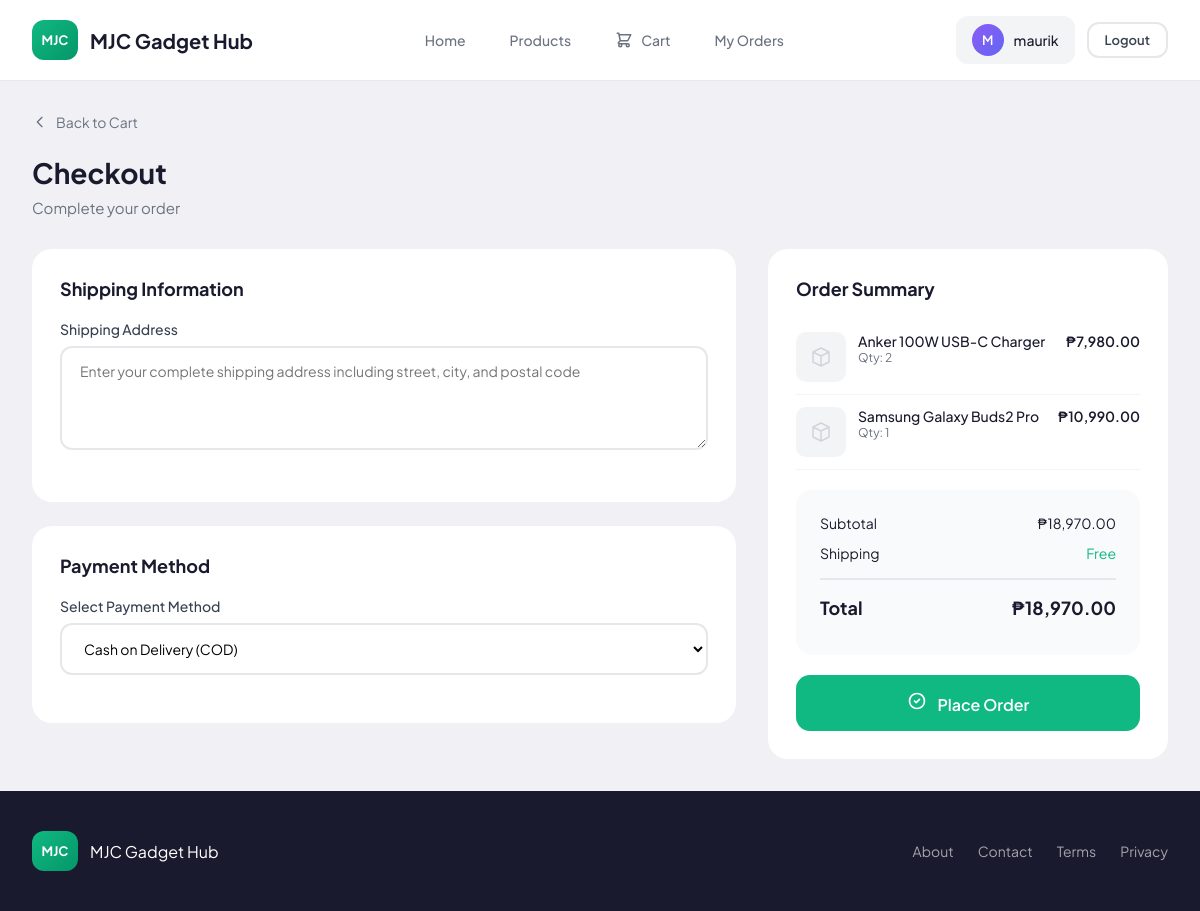
The page /checkout (signed in) on the database its author committed.
### app/models.py (models this page shows, shortened)
class User(UserMixin, db.Model):
    __tablename__ = 'user'
    id = db.Column(db.Integer, primary_key=True)
    email = db.Column(db.String(120), unique=True, nullable=False, index=True)
    username = db.Column(db.String(80), unique=True, nullable=False, index=True)
    password_hash = db.Column(db.String(256), nullable=False)
    is_admin = db.Column(db.Boolean, default=False, nullable=False)
    is_active_account = db.Column(db.Boolean, default=True, nullable=False)
    created_at = db.Column(db.DateTime, default=datetime.utcnow, nullable=False)
    orders = db.relationship('Order', backref='customer', lazy='dynamic', cascade='all, delete-orphan')

class CartItem(db.Model):
    __tablename__ = 'cart_item'
    id = db.Column(db.Integer, primary_key=True)
    user_id = db.Column(db.Integer, db.ForeignKey('user.id', ondelete='CASCADE'), nullable=False, index=True)
    product_id = db.Column(db.Integer, db.ForeignKey('product.id', ondelete='CASCADE'), nullable=False)
    quantity = db.Column(db.Integer, default=1, nullable=False)
    user = db.relationship('User', backref='cart_items')
    product = db.relationship('Product')
    __table_args__ = (db.UniqueConstraint('user_id', 'product_id', name='unique_user_product'),)

class Product(db.Model):
    __tablename__ = 'product'
    id = db.Column(db.Integer, primary_key=True)
    name = db.Column(db.String(200), nullable=False, index=True)
    description = db.Column(db.Text)
    price = db.Column(db.Float, nullable=False)
    stock = db.Column(db.Integer, default=0, nullable=False)
    image = db.Column(db.String(255))
    category_id = db.Column(db.Integer, db.ForeignKey('category.id', ondelete='SET NULL'))
    is_active = db.Column(db.Boolean, default=True, nullable=False)
    created_at = db.Column(db.DateTime, default=datetime.utcnow, nullable=False)
    updated_at = db.Column(db.DateTime, default=datetime.utcnow, onupdate=datetime.utcnow, nullable=False)

### app/routes/customer.py (the view, shortened to what this page needs)
@bp.route('/checkout', methods=['GET', 'POST'])
@login_required
def checkout():
    cart_items = CartItem.query.filter_by(user_id=current_user.id).all()
    if not cart_items:
        flash('Your cart is empty. Add items before checkout.', 'error')
        return redirect(url_for('customer.cart'))
    total = 0
    valid_items = []
    for item in cart_items:
        if not item.product:
            db.session.delete(item)
            continue
        if not item.product.is_active:
            flash(f'{item.product.name} is no longer available', 'error')
            db.session.delete(item)
            continue
        if item.quantity > item.product.stock:
            flash(f'Not enough stock for {item.product.name}. Available: {item.product.stock}', 'error')
            return redirect(url_for('customer.cart'))
        total += item.product.price * item.quantity
        valid_items.append(item)
    if not valid_items:
        db.session.commit()
        flash('No valid items in cart', 'error')
        return redirect(url_for('customer.cart'))
    return render_template('customer/checkout.html', cart_items=valid_items, total=total)

### app/models.py (called while the page is built)
@login_manager.user_loader
def load_user(id):
    return User.query.get(int(id))

### app/templates/customer/checkout.html (shortened to what this page needs)
{% extends "customer/base.html" %}
{% block content %}
<a href="{{ url_for('customer.cart') }}" class="back-link">
    <svg xmlns="http://www.w3.org/2000/svg" fill="none" viewBox="0 0 24 24" stroke="currentColor">
        <path stroke-linecap="round" stroke-linejoin="round" stroke-width="2" d="M15 19l-7-7 7-7" />
    </svg>
    Back to Cart
</a>
<div class="page-header">
    <h1 class="page-title">Checkout</h1>
    <p class="page-subtitle">Complete your order</p>
</div>
<form method="POST" enctype="multipart/form-data">
    <div style="display:grid;grid-template-columns:1fr 400px;gap:32px;">
        <div>
            <div class="form-section">
                <h3 class="form-section-title">Shipping Information</h3>
                <div class="form-group">
                    <label class="form-label">Shipping Address</label>
                    <textarea name="shipping_address" class="form-textarea" rows="4" required placeholder="Enter your complete shipping address including street, city, and postal code"></textarea>
                </div>
            </div>
            <div class="form-section">
                <h3 class="form-section-title">Payment Method</h3>
                <div class="form-group">
                    <label class="form-label">Select Payment Method</label>
                    <select name="payment_method" id="payment_method" class="form-select" onchange="togglePaymentProof()">
                        <option value="COD">Cash on Delivery (COD)</option>
                    </select>
                </div>
            </div>
        </div>
        <div>
            <div class="cart-section" style="position:sticky;top:100px;">
                <h3 style="font-size:18px;font-weight:700;margin-bottom:20px;">Order Summary</h3>
                <div class="cart-items" style="margin-bottom:20px;">
                    {% for item in cart_items %}
                    <div style="display:flex;gap:12px;padding:12px 0;border-bottom:1px solid #f3f4f6;">
                        <div style="width:50px;height:50px;background:#f3f4f6;border-radius:10px;display:flex;align-items:center;justify-content:center;overflow:hidden;">
                            {% if item.product.image %}
                            <img src="{{ url_for('static', filename='uploads/' + item.product.image) }}" alt="{{ item.product.name }}" style="width:100%;height:100%;object-fit:cover;">
                            {% else %}
                            <svg xmlns="http://www.w3.org/2000/svg" fill="none" viewBox="0 0 24 24" stroke="#d1d5db" width="24" height="24">
                                <path stroke-linecap="round" stroke-linejoin="round" stroke-width="1.5" d="M20 7l-8-4-8 4m16 0l-8 4m8-4v10l-8 4m0-10L4 7m8 4v10M4 7v10l8 4" />
                            </svg>
                            {% endif %}
                        </div>
                        <div style="flex:1;">
                            <div style="font-size:14px;font-weight:500;">{{ item.product.name }}</div>
                            <div style="font-size:12px;color:#6b7280;">Qty: {{ item.quantity }}</div>
                        </div>
                        <div style="font-size:14px;font-weight:600;">₱{{ "{:,.2f}".format(item.product.price * item.quantity) }}</div>
                    </div>
                    {% endfor %}
                </div>
                <div class="cart-summary">
                    <div class="cart-summary-row">
                        <span>Subtotal</span>
                        <span>₱{{ "{:,.2f}".format(total) }}</span>
                    </div>
                    <div class="cart-summary-row">
                        <span>Shipping</span>
                        <span style="color:#10b981;">Free</span>
                    </div>
                    <div class="cart-summary-row total">
                        <span>Total</span>
                        <span>₱{{ "{:,.2f}".format(total) }}</span>
                    </div>
                </div>
                <button type="submit" class="checkout-btn">
                    <svg xmlns="http://www.w3.org/2000/svg" fill="none" viewBox="0 0 24 24" stroke="currentColor" width="20" height="20" style="margin-right:8px;">
                        <path stroke-linecap="round" stroke-linejoin="round" stroke-width="2" d="M9 12l2 2 4-4m6 2a9 9 0 11-18 0 9 9 0 0118 0z" />
                    </svg>
                    Place Order
                </button>
            </div>
        </div>
    </div>
</form>
{% endblock %}

### app/templates/customer/base.html (shortened to what this page needs)
<!DOCTYPE html>
<html lang="en">
<head>
    <link rel="stylesheet" href="{{ url_for('static', filename='css/customer.css') }}">
</head>
<body>
    <div class="store-container">
        <nav class="navbar">
            <a href="{{ url_for('customer.home') }}" class="nav-brand">
                <div class="brand-icon">MJC</div>
                <span class="brand-text">MJC Gadget Hub</span>
            </a>
            <div class="nav-links">
                <a href="{{ url_for('customer.home') }}" class="nav-link {% if request.endpoint == 'customer.home' %}active{% endif %}">Home</a>
                <a href="{{ url_for('customer.products') }}" class="nav-link {% if request.endpoint == 'customer.products' %}active{% endif %}">Products</a>
                {% if current_user.is_authenticated %}
                <a href="{{ url_for('customer.cart') }}" class="nav-link cart-link {% if request.endpoint == 'customer.cart' %}active{% endif %}">
                    Cart
                </a>
                <a href="{{ url_for('customer.orders') }}" class="nav-link {% if request.endpoint == 'customer.orders' %}active{% endif %}">My Orders</a>
                {% endif %}
            </div>
            <div class="nav-actions">
                {% if current_user.is_authenticated %}
                <div class="user-menu">
                    <div class="user-avatar-small">{{ current_user.username[0]|upper }}</div>
                    <span class="user-name">{{ current_user.username }}</span>
                </div>
                <a href="{{ url_for('auth.logout') }}" class="btn btn-outline" style="padding:8px 16px;font-size:13px;">Logout</a>
                {% else %}
                <a href="{{ url_for('auth.login') }}" class="btn btn-secondary" style="padding:10px 20px;">Login</a>
                <a href="{{ url_for('auth.register') }}" class="btn btn-primary" style="padding:10px 20px;">Sign Up</a>
                {% endif %}
            </div>
        </nav>
        <main class="main-content">
            {% block content %}{% endblock %}
        </main>
        <footer class="footer">
            <div class="footer-content">
                <div class="footer-brand">
                    <div class="brand-icon">MJC</div>
                    <span>MJC Gadget Hub</span>
                </div>
                <div class="footer-links">
                    <a href="#" class="footer-link">About</a>
                    <a href="#" class="footer-link">Contact</a>
                    <a href="#" class="footer-link">Terms</a>
                    <a href="#" class="footer-link">Privacy</a>
                </div>
            </div>
        </footer>
    </div>
</body>
</html>

### app/static/css/customer.css (style rules this page uses)
* { margin: 0; padding: 0; box-sizing: border-box; }
body { font-family: 'Plus Jakarta Sans', sans-serif; background-color: #f0f0f5; color: #1a1a2e; min-height: 100vh; }
a { text-decoration: none; color: inherit; }
.store-container { min-height: 100vh; display: flex; flex-direction: column; }
.navbar { background: #fff; padding: 16px 32px; display: flex; align-items: center; justify-content: space-between; border-bottom: 1px solid #e8e8ef; position: sticky; top: 0; z-index: 100; }
.nav-brand { display: flex; align-items: center; gap: 12px; }
.brand-icon { width: 46px; height: 40px; background: linear-gradient(135deg, #10b981 0%, #059669 100%); border-radius: 12px; display: flex; align-items: center; justify-content: center; color: white; font-weight: 700; font-size: 13px; }
.brand-text { font-weight: 700; font-size: 20px; color: #1a1a2e; }
.nav-links { display: flex; align-items: center; gap: 8px; }
.nav-link { padding: 10px 18px; border-radius: 10px; font-weight: 500; font-size: 14px; color: #6b7280; transition: all 0.2s; }
.nav-link.cart-link { display: flex; align-items: center; gap: 8px; }
.nav-actions { display: flex; align-items: center; gap: 12px; }
.user-menu { display: flex; align-items: center; gap: 10px; padding: 8px 16px; background: #f3f4f6; border-radius: 12px; }
.user-avatar-small { width: 32px; height: 32px; border-radius: 50%; background: linear-gradient(135deg, #8b5cf6 0%, #6366f1 100%); display: flex; align-items: center; justify-content: center; color: white; font-weight: 600; font-size: 13px; }
.user-name { font-weight: 500; font-size: 14px; color: #1a1a2e; }
.main-content { flex: 1; padding: 32px; max-width: 1400px; margin: 0 auto; width: 100%; }
.page-header { margin-bottom: 32px; }
.page-title { font-size: 28px; font-weight: 700; color: #1a1a2e; margin-bottom: 8px; }
.page-subtitle { font-size: 15px; color: #6b7280; }
.cart-section { background: #fff; border-radius: 20px; padding: 28px; }
.cart-items { margin-bottom: 24px; }
.cart-summary { background: #f9fafb; border-radius: 16px; padding: 24px; }
.cart-summary-row { display: flex; justify-content: space-between; margin-bottom: 12px; font-size: 14px; }
.cart-summary-row.total { margin-top: 16px; padding-top: 16px; border-top: 2px solid #e5e7eb; font-size: 18px; font-weight: 700; }
.checkout-btn { width: 100%; padding: 16px; background: #10b981; color: white; border: none; border-radius: 14px; font-size: 16px; font-weight: 600; font-family: inherit; cursor: pointer; margin-top: 20px; transition: all 0.2s; }
.form-section { background: #fff; border-radius: 20px; padding: 28px; margin-bottom: 24px; }
.form-section-title { font-size: 18px; font-weight: 700; color: #1a1a2e; margin-bottom: 20px; }
.form-group { margin-bottom: 20px; }
.form-label { display: block; font-size: 14px; font-weight: 500; color: #374151; margin-bottom: 8px; }
.form-input, .form-select, .form-textarea { width: 100%; padding: 14px 18px; border: 2px solid #e5e7eb; border-radius: 12px; font-size: 14px; font-family: inherit; transition: border-color 0.2s; background: white; }
.btn { display: inline-flex; align-items: center; justify-content: center; gap: 8px; padding: 12px 24px; border-radius: 12px; font-size: 14px; font-weight: 600; font-family: inherit; cursor: pointer; border: none; transition: all 0.2s; }
.btn-outline { background: transparent; border: 2px solid #e5e7eb; color: #374151; }
.back-link { display: inline-flex; align-items: center; gap: 8px; font-size: 14px; color: #6b7280; margin-bottom: 24px; }
.back-link svg { width: 16px; height: 16px; }
.footer { background: #1a1a2e; color: rgba(255,255,255,0.7); padding: 40px 32px; margin-top: auto; }
.footer-content { max-width: 1400px; margin: 0 auto; display: flex; justify-content: space-between; align-items: center; }
.footer-brand { display: flex; align-items: center; gap: 12px; color: white; }
.footer-links { display: flex; gap: 24px; }
.footer-link { font-size: 14px; color: rgba(255,255,255,0.6); transition: color 0.2s; }

### rows shown on the page
User: username "M", username "maurik"
CartItem: product.name "Anker 100W USB-C Charger", quantity "2"
Product: item.product.price*item.quantity "7,980.00"
CartItem: product.name "Samsung Galaxy Buds2 Pro", quantity "1"
Product: item.product.price*item.quantity "10,990.00"

### other values the page prints
{{ "{:,.2f}".format(total) }} "18,970.00"
